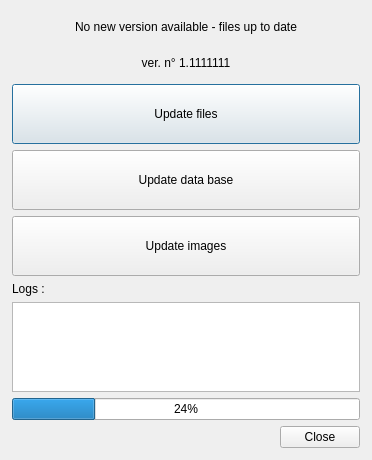
<?xml version="1.0" encoding="UTF-8"?>
<ui version="4.0">
 <class>DialogGestion</class>
 <widget class="QDialog" name="DialogGestion">
  <property name="geometry">
   <rect>
    <x>0</x>
    <y>0</y>
    <width>372</width>
    <height>460</height>
   </rect>
  </property>
  <property name="windowTitle">
   <string>Dialog</string>
  </property>
  <layout class="QVBoxLayout" name="verticalLayout">
   <property name="leftMargin">
    <number>12</number>
   </property>
   <property name="topMargin">
    <number>12</number>
   </property>
   <property name="rightMargin">
    <number>12</number>
   </property>
   <property name="bottomMargin">
    <number>12</number>
   </property>
   <item>
    <layout class="QVBoxLayout" name="verticalLayout_2">
     <item>
      <widget class="QLabel" name="label">
       <property name="minimumSize">
        <size>
         <width>0</width>
         <height>30</height>
        </size>
       </property>
       <property name="text">
        <string>No new version available - files up to date</string>
       </property>
       <property name="alignment">
        <set>Qt::AlignCenter</set>
       </property>
       <property name="wordWrap">
        <bool>false</bool>
       </property>
      </widget>
     </item>
     <item>
      <widget class="QLabel" name="label_version">
       <property name="minimumSize">
        <size>
         <width>0</width>
         <height>30</height>
        </size>
       </property>
       <property name="text">
        <string>ver. n° 1.1111111</string>
       </property>
       <property name="alignment">
        <set>Qt::AlignCenter</set>
       </property>
      </widget>
     </item>
    </layout>
   </item>
   <item>
    <widget class="QPushButton" name="pb_update_files">
     <property name="enabled">
      <bool>true</bool>
     </property>
     <property name="minimumSize">
      <size>
       <width>0</width>
       <height>60</height>
      </size>
     </property>
     <property name="text">
      <string>Update files</string>
     </property>
    </widget>
   </item>
   <item>
    <widget class="QPushButton" name="pb_update_data_base">
     <property name="minimumSize">
      <size>
       <width>0</width>
       <height>60</height>
      </size>
     </property>
     <property name="text">
      <string>Update data base</string>
     </property>
    </widget>
   </item>
   <item>
    <widget class="QPushButton" name="pb_update_images">
     <property name="minimumSize">
      <size>
       <width>0</width>
       <height>60</height>
      </size>
     </property>
     <property name="text">
      <string>Update images</string>
     </property>
    </widget>
   </item>
   <item>
    <widget class="QLabel" name="label_2">
     <property name="text">
      <string>Logs :</string>
     </property>
    </widget>
   </item>
   <item>
    <widget class="QTextBrowser" name="textBrowser">
     <property name="html">
      <string>&lt;!DOCTYPE HTML PUBLIC &quot;-//W3C//DTD HTML 4.0//EN&quot; &quot;http://www.w3.org/TR/REC-html40/strict.dtd&quot;&gt;
&lt;html&gt;&lt;head&gt;&lt;meta name=&quot;qrichtext&quot; content=&quot;1&quot; /&gt;&lt;style type=&quot;text/css&quot;&gt;
p, li { white-space: pre-wrap; }
&lt;/style&gt;&lt;/head&gt;&lt;body style=&quot; font-family:'MS Shell Dlg 2'; font-size:8.25pt; font-weight:400; font-style:normal;&quot;&gt;
&lt;p style=&quot;-qt-paragraph-type:empty; margin-top:0px; margin-bottom:0px; margin-left:0px; margin-right:0px; -qt-block-indent:0; text-indent:0px; font-family:'MS Shell Dlg 2';&quot;&gt;&lt;br /&gt;&lt;/p&gt;&lt;/body&gt;&lt;/html&gt;</string>
     </property>
    </widget>
   </item>
   <item>
    <widget class="QProgressBar" name="progressBar">
     <property name="value">
      <number>24</number>
     </property>
    </widget>
   </item>
   <item>
    <widget class="QDialogButtonBox" name="buttonBox">
     <property name="standardButtons">
      <set>QDialogButtonBox::Close</set>
     </property>
    </widget>
   </item>
  </layout>
 </widget>
 <resources/>
 <connections/>
</ui>
